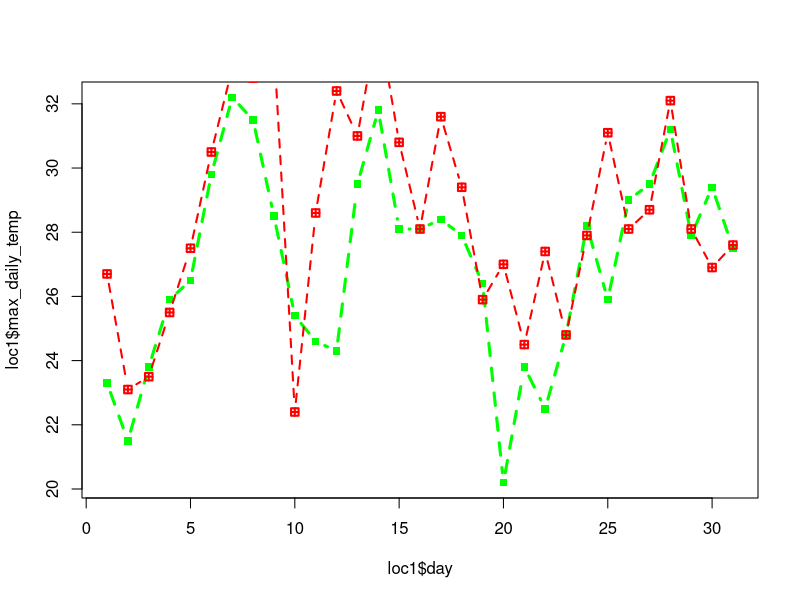
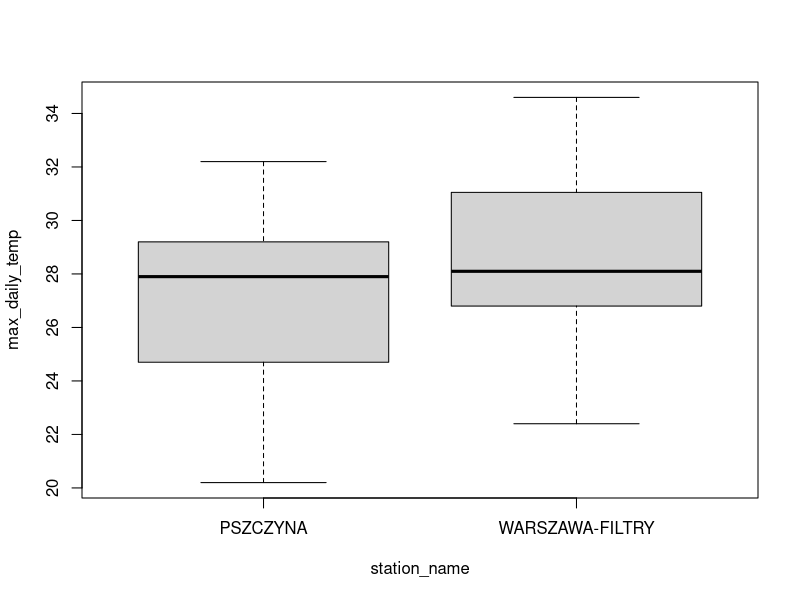
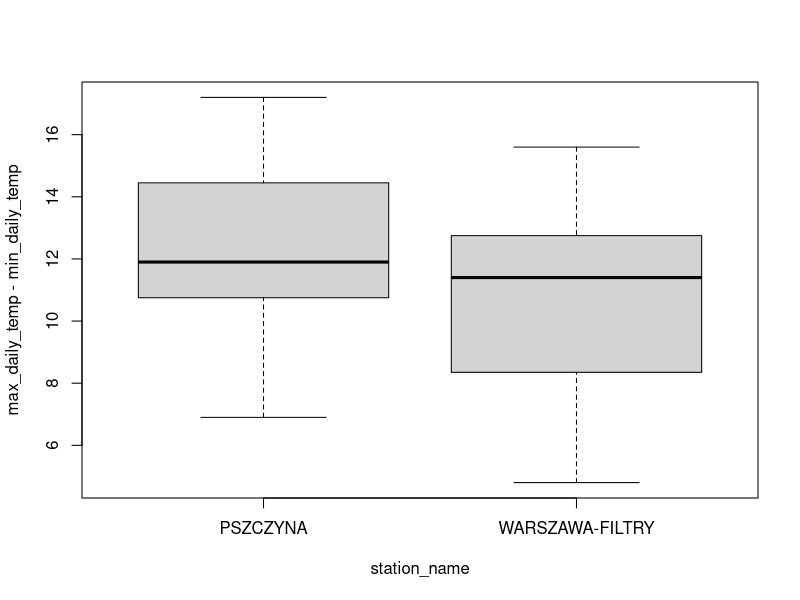
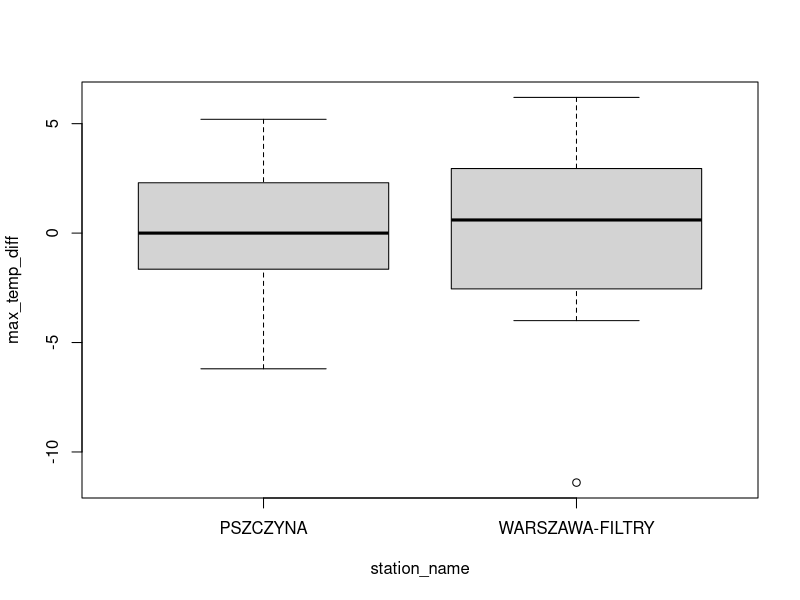
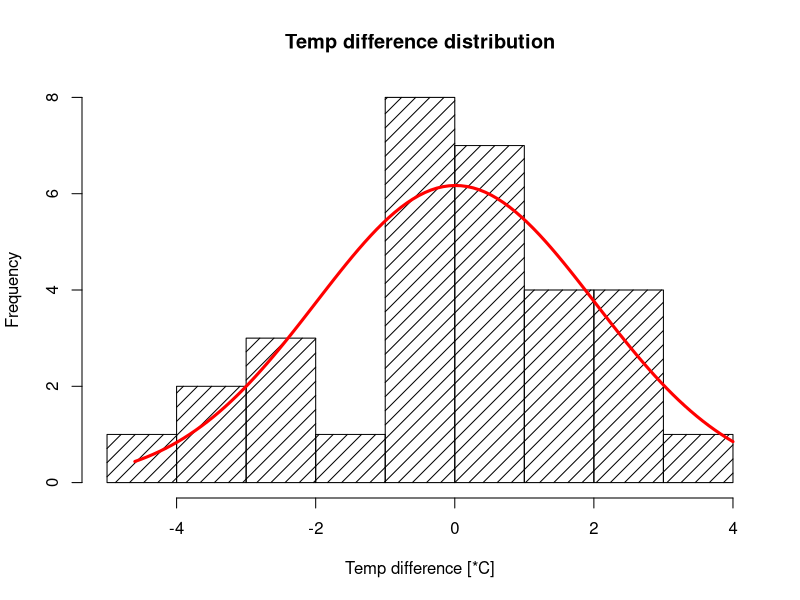

Source code (R) for these figures, in order:
library(dplyr)

dir <- 'C:/Users/mszpu/Studia/SAD/projekt'
setwd(dir)

schema <- c(
  'station_id',
  'station_name',
  'year',
  'month',
  'day',
  'max_daily_temp',
  'meas_status_TMAX',
  'min_daily_temp',
  'meas_status_TMIN',
  'mean_daily_temp',
  'meas_status_STD',
  'min_temp_near_ground',
  'meas_status_TMNG',
  'daily_rainfall',
  'meas_status_SMDB',
  'rainfall_type',
  'snow_cover_height',
  'meas_status_PKSN'
  
)

df1 <- read.csv('./data/2021_07_k/k_d_07_2021.csv', header=FALSE)
#df2 <- read.csv('./data/2021_08_k/k_d_08_2021.csv', header=FALSE)

#df <- rbind(df1, df2)
df <- df1
colnames(df) <- schema

# creating date column (just in case)
to_date <- function(x) {
  ISOdate(x[1], x[2], x[3])
}
df$date <- apply(df[,c('year', 'month', 'day')], 1, to_date)


# calculating differences between max and mean temps of consecutive days 
df <- df %>% group_by(station_name) %>% mutate(max_temp_diff = max_daily_temp - lag(max_daily_temp))
df <- df %>% group_by(station_name) %>% mutate(mean_temp_diff = mean_daily_temp - lag(mean_daily_temp))

# removing nans
df$max_temp_diff[is.na(df$max_temp_diff)] <- 0
df$mean_temp_diff[is.na(df$mean_temp_diff)] <- 0

print(unique(df$station_name))

loc1 <- df[df$station_name == 'PSZCZYNA', ]
loc2 <- df[df$station_name == 'GDAŃSK-RĘBIECHOWO', ]
loc3 <- df[df$station_name == 'WARSZAWA-FILTRY', ]


# calculating metrics
mean_temps <- c()
mean_stabilities <- c()
mean_diffs <- c()

for (l in list(loc1, loc2, loc3)){
  mean_temps <- c(mean_temps, mean(l$max_daily_temp))
  mean_stabilities <- c(
    mean_stabilities,
    mean(l$max_daily_temp - l$min_daily_temp)
  )
  mean_diffs <- c(mean_diffs, mean(l$max_temp_diff))
}


plot(loc1$day, loc1$max_daily_temp, type = 'b', col='green', lwd=3, pch=15, lty=2)
lines(loc2$day, loc2$max_daily_temp, type = 'b', col='orange', lwd=3, pch=19, lty=2)
lines(loc3$day, loc3$max_daily_temp, type = 'b', col='red', lwd=2, pch=12, lty=2)

all_locs <- rbind(loc1, loc2, loc3)
boxplot(max_daily_temp ~ station_name, data = all_locs)
boxplot(max_daily_temp - min_daily_temp ~ station_name, data = all_locs)
boxplot(max_temp_diff ~ station_name, data = all_locs)


# -------------- #

x <- loc3$mean_temp_diff

h <- hist(x, breaks = 10, density = 10,
          col = "black", xlab = "Temp difference [*C]", main = 'Temp difference distribution') 

linespace <- seq(min(x), max(x), length = 100) 
yfit <- dnorm(linespace, mean = mean(x), sd = sd(x)) 
# converting probability density into frequency function
yfit <- yfit * diff(h$mids[1:2]) * length(x) 

lines(linespace, yfit, col = "red", lwd = 3)
